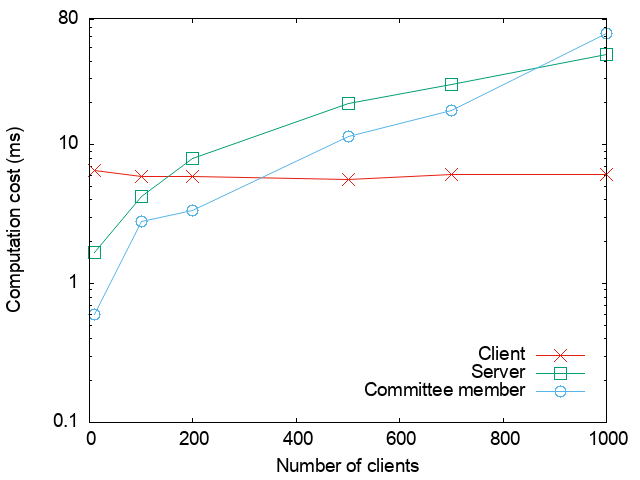

Write gnuplot code to recreate this figure.
set terminal png font "Helvetica,14" 
set output "online_comp_C10.png"
set datafile sep ','
set key bottom right Right offset 0, 1
set xlabel "Number of clients"
set ylabel "Computation cost (ms)"
set xtics 0,200,1000
set ytics add ("80" 80)
set log y

# x=number of clients, for committee_size=10
plot [0:][:81] 'online_sim.csv' every 5::2 using 1:3 title 'Client' with linespoints lc 7 pt 2 ps 2, \
             'online_sim.csv' every 5::2 using 1:5 title 'Server' with linespoints pt 4 ps 2 lc 2, \
             'online_sim.csv' every 5::2 using 1:4 title 'Committee member' with linespoints pt 6 ps 2 lc 3
